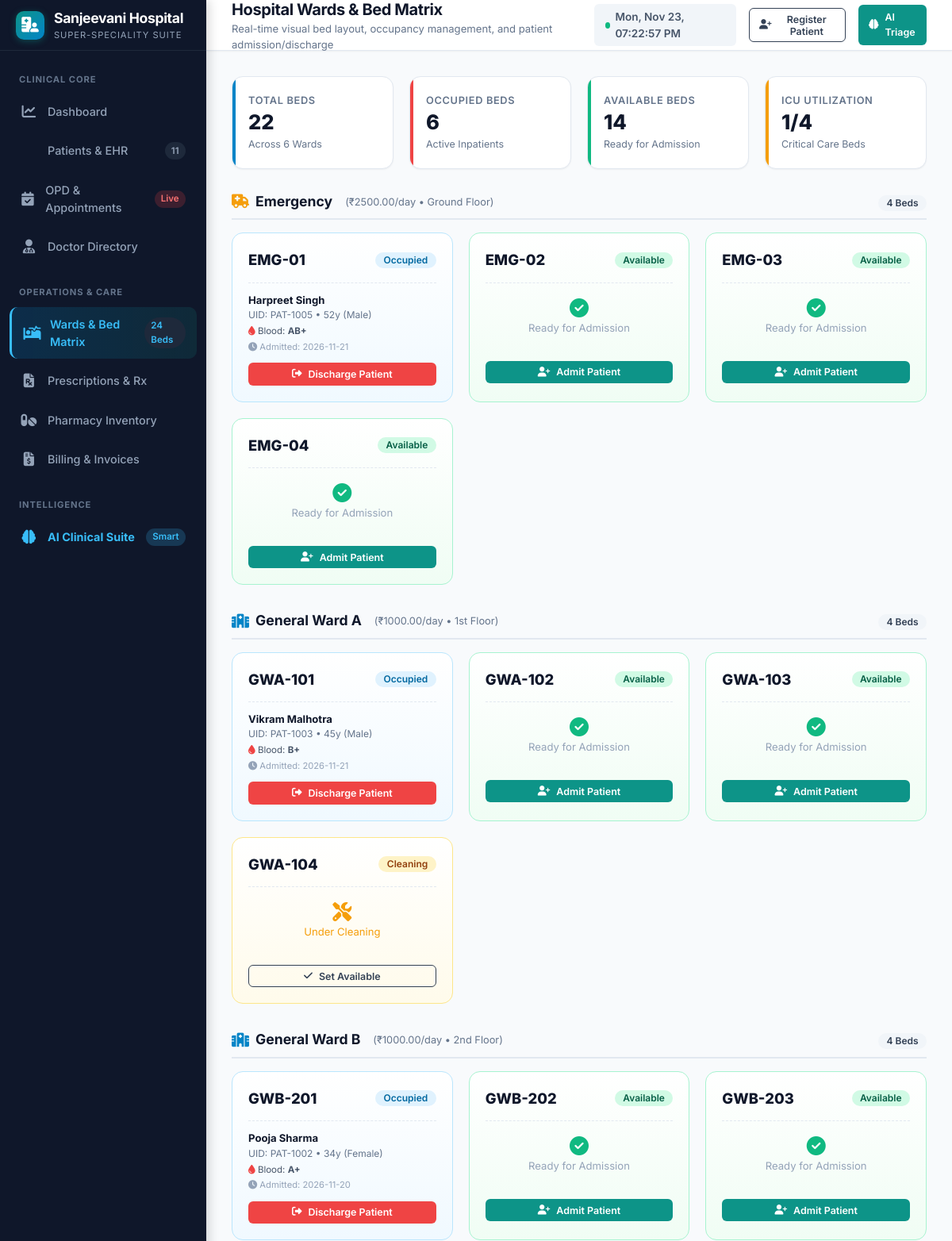
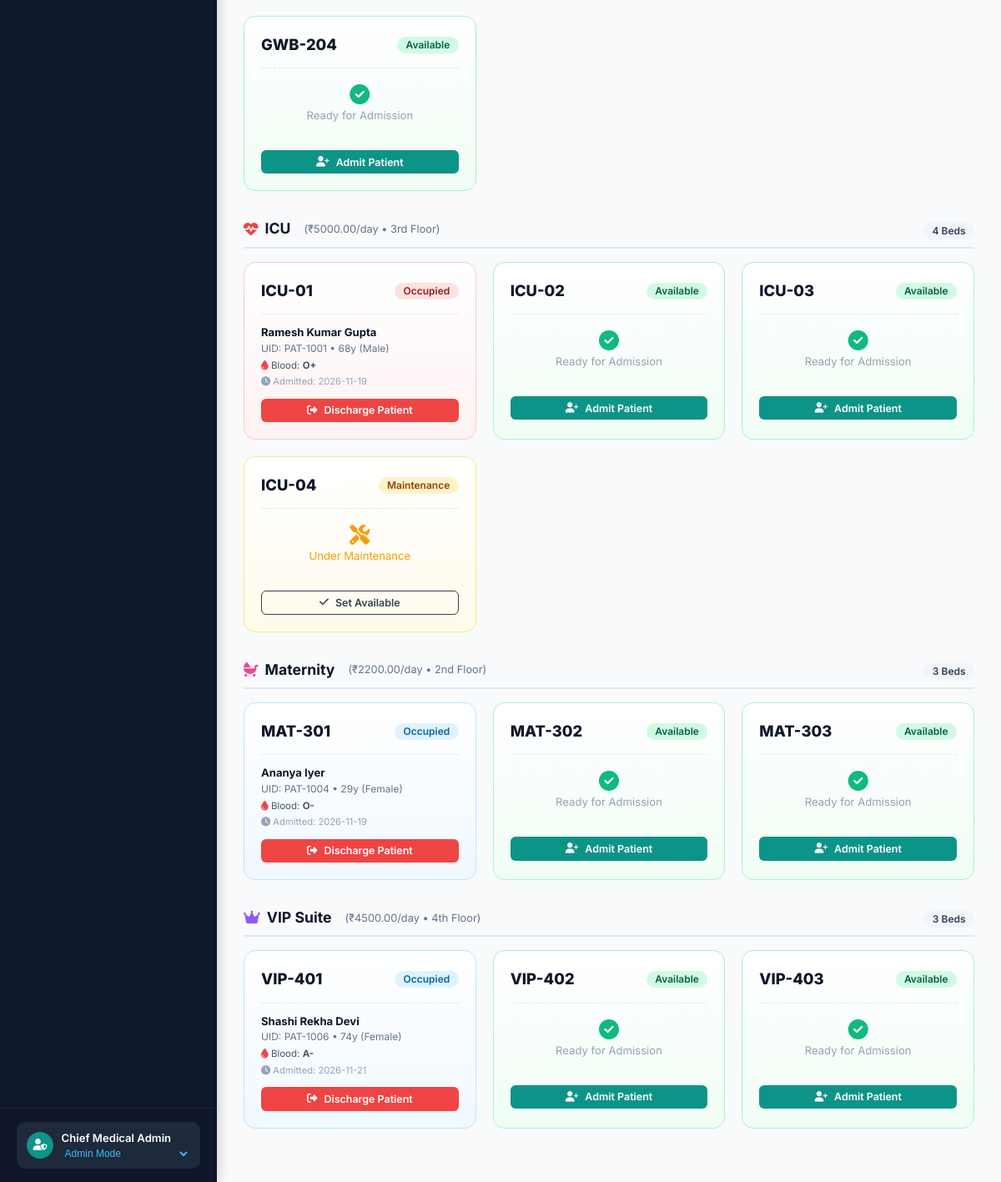
Before: /beds with the older database file (2 pictures, top to bottom).
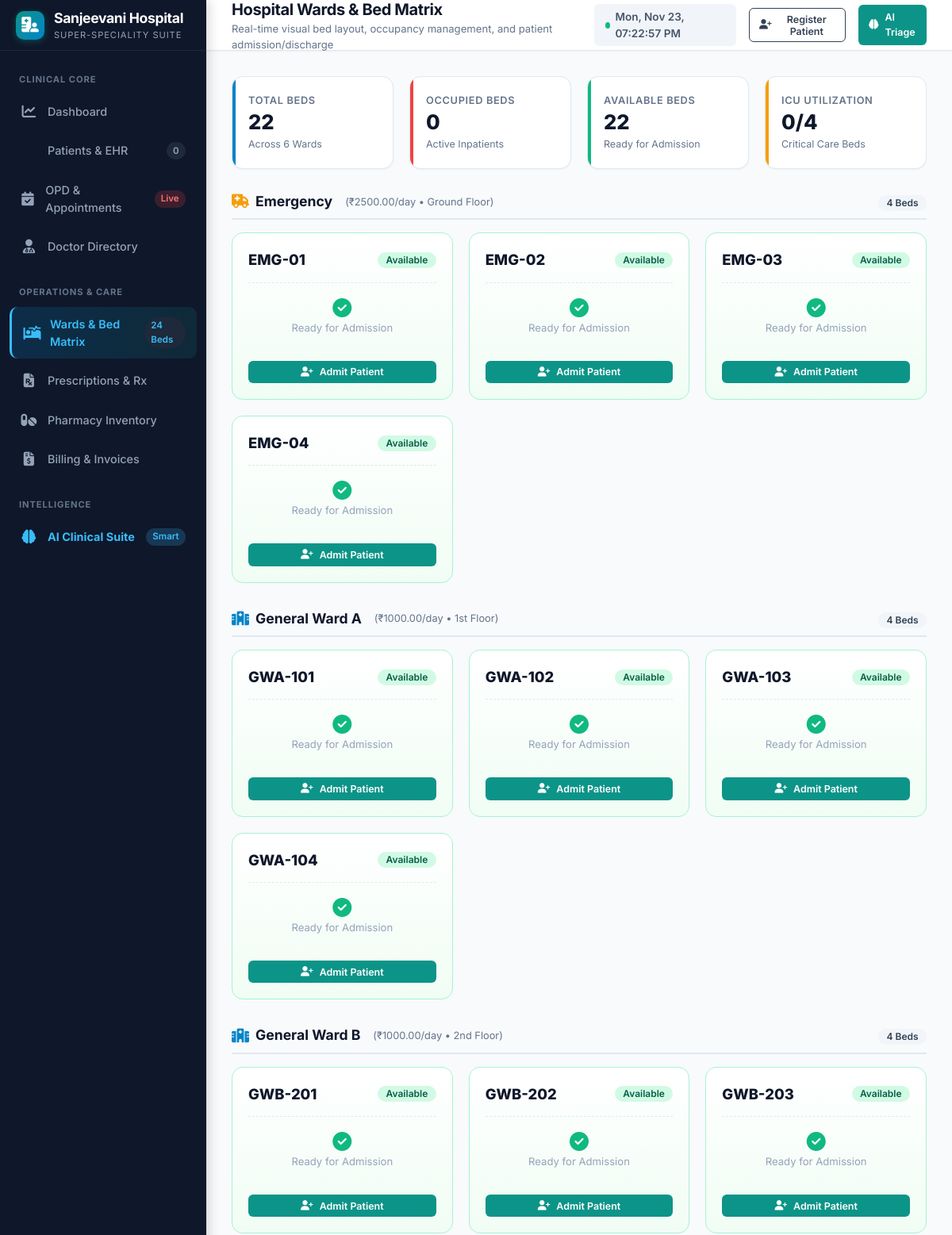
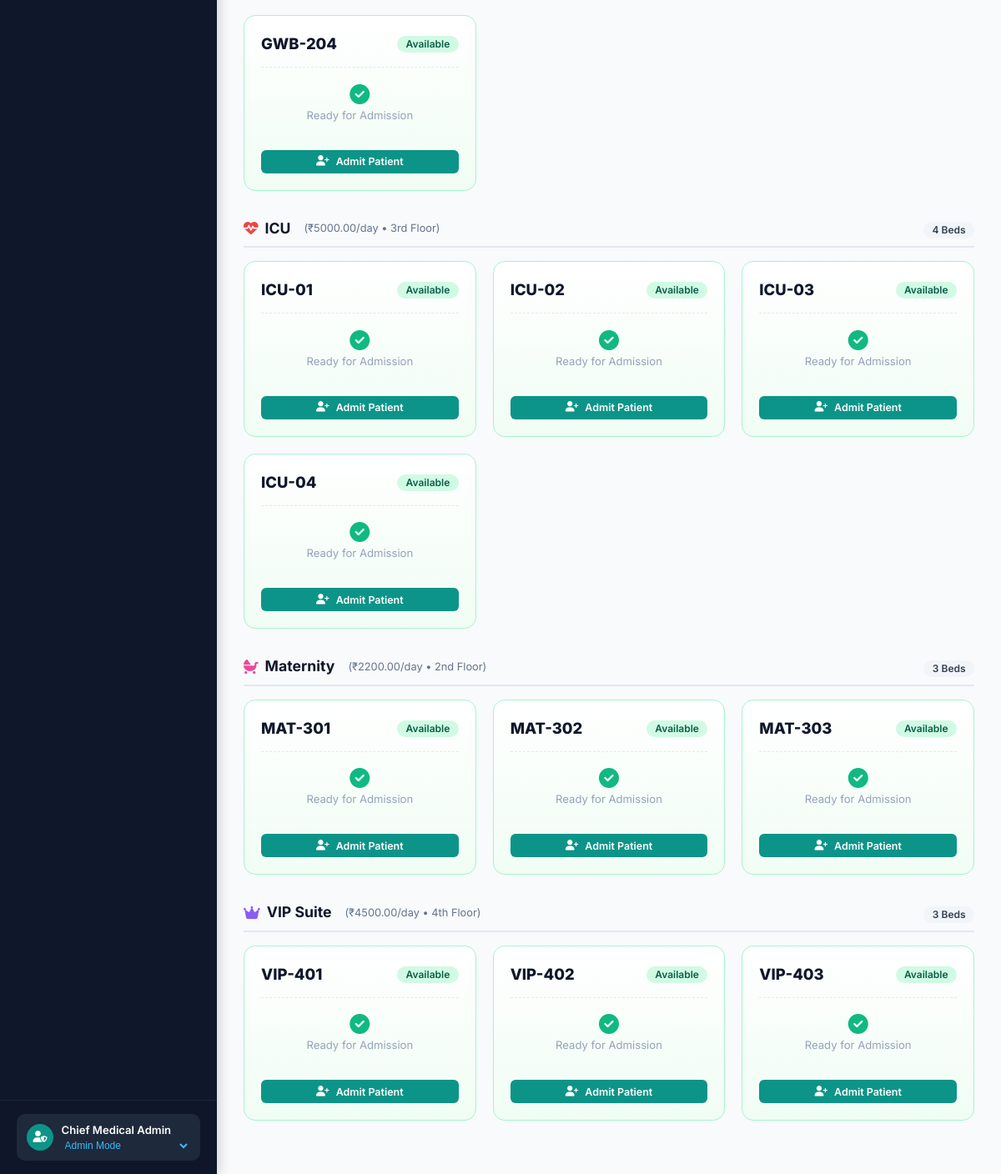
After: the same page with the newer database file (2 pictures, top to bottom).
### tables this page shows
CREATE TABLE beds (
        id INTEGER PRIMARY KEY AUTOINCREMENT,
        bed_number TEXT UNIQUE NOT NULL,
        ward TEXT NOT NULL, -- 'ICU', 'Emergency', 'General Ward A', 'General Ward B', 'Maternity', 'VIP Suite'
        floor TEXT,
        daily_rate REAL NOT NULL,
        status TEXT DEFAULT 'Available', -- 'Available', 'Occupied', 'Maintenance', 'Cleaning'
        patient_id INTEGER,
        admitted_at TIMESTAMP,
        FOREIGN KEY (patient_id) REFERENCES patients(id) ON DELETE SET NULL
    );

CREATE TABLE patients (
        id INTEGER PRIMARY KEY AUTOINCREMENT,
        patient_uid TEXT UNIQUE NOT NULL,
        name TEXT NOT NULL,
        age INTEGER NOT NULL,
        gender TEXT NOT NULL,
        blood_group TEXT,
        phone TEXT,
        email TEXT,
        address TEXT,
        emergency_contact_name TEXT,
        emergency_contact_phone TEXT,
        allergies TEXT,
        chronic_conditions TEXT,
        admission_status TEXT DEFAULT 'Outpatient', -- 'Outpatient', 'Admitted', 'Discharged', 'Emergency'
        bed_id INTEGER,
        created_at TIMESTAMP DEFAULT CURRENT_TIMESTAMP,
        FOREIGN KEY (bed_id) REFERENCES beds(id) ON DELETE SET NULL
    );

### app.py (the view)
@app.get("/beds", response_class=HTMLResponse)
async def beds_page(request: Request, ward: Optional[str] = None):
    beds = get_all_beds(ward_filter=ward or "")
    wards = {}
    for b in beds:
        w = b["ward"]
        if w not in wards:
            wards[w] = []
        wards[w].append(b)
    occupied_count = sum(1 for b in beds if b["status"] == "Occupied")
    available_count = sum(1 for b in beds if b["status"] == "Available")
    icu_total = sum(1 for b in beds if b["ward"] == "ICU")
    icu_occupied = sum(1 for b in beds if b["ward"] == "ICU" and b["status"] == "Occupied")
    all_p = get_all_patients()
    outpatients = [p for p in all_p if p["admission_status"] != "Admitted"]
    metrics = get_dashboard_metrics()
    return templates.TemplateResponse(
        request=request,
        name="beds.html",
        context={
            "active_page": "beds",
            "beds": beds,
            "wards": wards,
            "occupied_count": occupied_count,
            "available_count": available_count,
            "icu_total": icu_total,
            "icu_occupied": icu_occupied,
            "outpatient_list": outpatients,
            "total_patients": metrics["total_patients"]
        }
    )

### templates/beds.html (shortened to what this page needs)
{% extends "base.html" %}
{% block page_title %}Hospital Wards & Bed Matrix{% endblock %}
{% block page_subtitle %}Real-time visual bed layout, occupancy management, and patient admission/discharge{% endblock %}
{% block content %}
<div class="stats-grid" style="grid-template-columns: repeat(auto-fit, minmax(200px, 1fr));">
    <div class="stat-card blue">
        <div class="stat-content">
            <div class="stat-label">Total Beds</div>
            <div class="stat-value">{{ beds|length }}</div>
            <div class="stat-sub">Across 6 Wards</div>
        </div>
    </div>
    <div class="stat-card red">
        <div class="stat-content">
            <div class="stat-label">Occupied Beds</div>
            <div class="stat-value">{{ occupied_count }}</div>
            <div class="stat-sub">Active Inpatients</div>
        </div>
    </div>
    <div class="stat-card green">
        <div class="stat-content">
            <div class="stat-label">Available Beds</div>
            <div class="stat-value">{{ available_count }}</div>
            <div class="stat-sub">Ready for Admission</div>
        </div>
    </div>
    <div class="stat-card amber">
        <div class="stat-content">
            <div class="stat-label">ICU Utilization</div>
            <div class="stat-value">{{ icu_occupied }}/{{ icu_total }}</div>
            <div class="stat-sub">Critical Care Beds</div>
        </div>
    </div>
</div>
{% for ward_name, ward_beds in wards.items() %}
<div class="ward-section">
    <div class="ward-header">
        <div class="ward-title">
            {% if 'ICU' in ward_name %}
            <i class="fas fa-heartbeat" style="color:var(--danger);"></i>
            {% elif 'Emergency' in ward_name %}
            <i class="fas fa-ambulance" style="color:#f59e0b;"></i>
            {% elif 'VIP' in ward_name %}
            <i class="fas fa-crown" style="color:#8b5cf6;"></i>
            {% elif 'Maternity' in ward_name %}
            <i class="fas fa-baby-carriage" style="color:#ec4899;"></i>
            {% else %}
            <i class="fas fa-hospital-alt" style="color:var(--primary);"></i>
            {% endif %}
            <span>{{ ward_name }}</span>
            <span style="font-size:0.8rem; font-weight:normal; color:var(--slate-500); margin-left:8px;">
                (₹{{ "%.2f"|format(ward_beds[0].daily_rate) }}/day • {{ ward_beds[0].floor }})
            </span>
        </div>
        <div>
            <span class="badge badge-slate">{{ ward_beds|length }} Beds</span>
        </div>
    </div>
    <div class="beds-grid">
        {% for b in ward_beds %}
        <div class="bed-card {% if b.status == 'Available' %}available{% elif b.status == 'Occupied' %}{% if 'ICU' in ward_name %}icu-occupied{% else %}occupied{% endif %}{% else %}maintenance{% endif %}">
            <div class="bed-top">
                <div class="bed-number">{{ b.bed_number }}</div>
                <span class="badge {% if b.status == 'Available' %}badge-success{% elif b.status == 'Occupied' %}{% if 'ICU' in ward_name %}badge-danger{% else %}badge-primary{% endif %}{% else %}badge-warning{% endif %}">
                    {{ b.status }}
                </span>
            </div>
            {% if b.status == 'Occupied' and b.patient_name %}
            <div class="bed-patient-info">
                <div style="font-weight:700; color:var(--slate-900);">{{ b.patient_name }}</div>
                <div style="font-size:0.75rem; color:var(--slate-500);">
                    UID: {{ b.patient_uid }} • {{ b.patient_age }}y ({{ b.patient_gender }})
                </div>
                <div style="font-size:0.72rem; color:var(--slate-600); margin-top:3px;">
                    <i class="fas fa-tint" style="color:var(--danger);"></i> Blood: <strong>{{ b.patient_blood_group or 'N/A' }}</strong>
                </div>
                {% if b.admitted_at %}
                <div style="font-size:0.7rem; color:var(--slate-400); margin-top:2px;">
                    <i class="fas fa-clock"></i> Admitted: {{ b.admitted_at[:10] }}
                </div>
                {% endif %}
            </div>
            <div style="margin-top:0.75rem; display:flex; justify-content:space-between; align-items:center;">
                <button class="btn btn-danger btn-sm" style="width:100%;" onclick="dischargePatient({{ b.patient_id }})">
                    <i class="fas fa-sign-out-alt"></i> Discharge Patient
                </button>
            </div>
            {% elif b.status == 'Available' %}
            <div class="bed-patient-info" style="color:var(--slate-400); text-align:center; padding:1.2rem 0;">
                <i class="fas fa-check-circle" style="color:var(--success); font-size:1.5rem; margin-bottom:4px; display:block;"></i>
                Ready for Admission
            </div>
            <button class="btn btn-teal btn-sm" style="width:100%;" onclick="openAdmitModal({{ b.id }}, '{{ b.bed_number }}', '{{ b.ward }}')">
                <i class="fas fa-user-plus"></i> Admit Patient
            </button>
            {% else %}
            <div class="bed-patient-info" style="color:var(--warning); text-align:center; padding:1.2rem 0;">
                <i class="fas fa-tools" style="font-size:1.5rem; margin-bottom:4px; display:block;"></i>
                Under {{ b.status }}
            </div>
            <button class="btn btn-outline btn-sm" style="width:100%;" onclick="updateBedStatus({{ b.id }}, 'Available')">
                <i class="fas fa-check"></i> Set Available
            </button>
            {% endif %}
        </div>
        {% endfor %}
    </div>
</div>
{% endfor %}
{% endblock %}

### templates/base.html (shortened to what this page needs)
<!DOCTYPE html>
<html lang="en">
<head>
    <link rel="stylesheet" href="https://cdnjs.cloudflare.com/ajax/libs/font-awesome/6.5.1/css/all.min.css">
    <link rel="stylesheet" href="/static/css/styles.css">
</head>
<body>
    <div class="app-container">
        <aside class="sidebar">
            <div class="sidebar-header">
                <div class="brand-icon">
                    <i class="fas fa-hospital-user"></i>
                </div>
                <div>
                    <div class="brand-title">Sanjeevani Hospital</div>
                    <div class="brand-sub">Super-Speciality Suite</div>
                </div>
            </div>
            <nav class="sidebar-nav">
                <div class="nav-section-title">Clinical Core</div>
                <a href="/" class="nav-link {% if active_page == 'dashboard' %}active{% endif %}">
                    <i class="fas fa-chart-line"></i>
                    <span>Dashboard</span>
                </a>
                <a href="/patients" class="nav-link {% if active_page == 'patients' %}active{% endif %}">
                    <span>Patients & EHR</span>
                    <span class="nav-badge">{{ total_patients if total_patients is not none else 0 }}</span>
                </a>
                <a href="/appointments" class="nav-link {% if active_page == 'appointments' %}active{% endif %}">
                    <i class="fas fa-calendar-check"></i>
                    <span>OPD & Appointments</span>
                    <span class="nav-badge danger">Live</span>
                </a>
                <a href="/doctors" class="nav-link {% if active_page == 'doctors' %}active{% endif %}">
                    <i class="fas fa-user-md"></i>
                    <span>Doctor Directory</span>
                </a>
                <div class="nav-section-title" style="margin-top: 0.85rem;">Operations & Care</div>
                <a href="/beds" class="nav-link {% if active_page == 'beds' %}active{% endif %}">
                    <i class="fas fa-procedures"></i>
                    <span>Wards & Bed Matrix</span>
                    <span class="nav-badge">24 Beds</span>
                </a>
                <a href="/prescriptions" class="nav-link {% if active_page == 'prescriptions' %}active{% endif %}">
                    <i class="fas fa-file-prescription"></i>
                    <span>Prescriptions & Rx</span>
                </a>
                <a href="/pharmacy" class="nav-link {% if active_page == 'pharmacy' %}active{% endif %}">
                    <i class="fas fa-pills"></i>
                    <span>Pharmacy Inventory</span>
                </a>
                <a href="/billing" class="nav-link {% if active_page == 'billing' %}active{% endif %}">
                    <i class="fas fa-file-invoice-dollar"></i>
                    <span>Billing & Invoices</span>
                </a>
                <div class="nav-section-title" style="margin-top: 0.85rem;">Intelligence</div>
                <a href="/ai-tools" class="nav-link {% if active_page == 'ai-tools' %}active{% endif %}">
                    <i class="fas fa-brain" style="color: #38bdf8;"></i>
                    <span style="font-weight: 700; color: #38bdf8;">AI Clinical Suite</span>
                    <span class="nav-badge" style="background: rgba(56, 189, 248, 0.2); color: #38bdf8;">Smart</span>
                </a>
            </nav>
            <div class="sidebar-footer">
                <div class="role-switcher-box">
                    <div class="role-avatar">
                        <i class="fas fa-user-shield"></i>
                    </div>
                    <div class="role-info">
                        <div class="role-name" id="activeRoleName">Chief Medical Admin</div>
                        <div class="role-type">
                            <select id="roleSelect" style="background:transparent; border:none; color:#38bdf8; font-size:0.75rem; outline:none; cursor:pointer; width:100%;">
                                <option value="Chief Medical Admin" style="color:#000;">Admin Mode</option>
                            </select>
                        </div>
                    </div>
                </div>
            </div>
        </aside>
        <main class="main-wrapper">
            <header class="top-navbar">
                <div class="page-title-area">
                    <div>
                        <h1 class="page-title">{% block page_title %}Clinical Dashboard{% endblock %}</h1>
                        <p class="page-subtitle">{% block page_subtitle %}Real-time Hospital Operations & Health Telemetry{% endblock %}</p>
                    </div>
                </div>
                <div class="top-actions">
                    <div class="live-clock" id="liveClock">
                    </div>
                    {% block header_actions %}
                    <button class="btn btn-outline btn-sm" onclick="openModal('quickRegisterModal')">
                        <i class="fas fa-user-plus"></i> Register Patient
                    </button>
                    <a href="/ai-tools" class="btn btn-teal btn-sm">
                        <i class="fas fa-brain"></i> AI Triage
                    </a>
                    {% endblock %}
                </div>
            </header>
            <section class="content-body">
                {% block content %}{% endblock %}
            </section>
        </main>
    </div>
</body>
</html>

Changed rows visible on the page:
changed beds "EMG-01": status "Occupied" → "Available"; patient_name "Harpreet Singh" → (not shown); patient_uid "PAT-1005" → (not shown); patient_age "52" → (not shown); patient_gender "Male" → (not shown); blood_group "AB+" → (not shown); admitted_at "2026-11-21" → (not shown); patient_id 5 → empty (drawn); status "UID: • y ( ) Blood: Admitted: Discharge Patient" → "Ready for Admission Admit Patient"
changed beds "GWA-101": status "Occupied" → "Available"; patient_name "Vikram Malhotra" → (not shown); patient_uid "PAT-1003" → (not shown); patient_age "45" → (not shown); patient_gender "Male" → (not shown); blood_group "B+" → (not shown); admitted_at "2026-11-21" → (not shown); patient_id 3 → empty (drawn); status "UID: • y ( ) Blood: Admitted: Discharge Patient" → "Ready for Admission Admit Patient"
changed beds "GWA-104": status "Cleaning" → "Available"; status "Cleaning" → (not shown); status "Under Set Available" → "Ready for Admission Admit Patient"
changed beds "GWB-201": status "Occupied" → "Available"; patient_name "Pooja Sharma" → (not shown); patient_uid "PAT-1002" → (not shown); patient_age "34" → (not shown); patient_gender "Female" → (not shown); blood_group "A+" → (not shown); admitted_at "2026-11-20" → (not shown); patient_id 2 → empty (drawn); status "UID: • y ( ) Blood: Admitted: Discharge Patient" → "Ready for Admission Admit Patient"
changed beds "ICU-01": status "Occupied" → "Available"; patient_name "Ramesh Kumar Gupta" → (not shown); patient_uid "PAT-1001" → (not shown); patient_age "68" → (not shown); patient_gender "Male" → (not shown); blood_group "O+" → (not shown); admitted_at "2026-11-19" → (not shown); patient_id 1 → empty (drawn); status "UID: • y ( ) Blood: Admitted: Discharge Patient" → "Ready for Admission Admit Patient"
changed beds "ICU-04": status "Maintenance" → "Available"; status "Maintenance" → (not shown); status "Under Set Available" → "Ready for Admission Admit Patient"
changed beds "MAT-301": status "Occupied" → "Available"; patient_name "Ananya Iyer" → (not shown); patient_uid "PAT-1004" → (not shown); patient_age "29" → (not shown); patient_gender "Female" → (not shown); blood_group "O-" → (not shown); admitted_at "2026-11-19" → (not shown); patient_id 4 → empty (drawn); status "UID: • y ( ) Blood: Admitted: Discharge Patient" → "Ready for Admission Admit Patient"
changed beds "VIP-401": status "Occupied" → "Available"; patient_name "Shashi Rekha Devi" → (not shown); patient_uid "PAT-1006" → (not shown); patient_age "74" → (not shown); patient_gender "Female" → (not shown); blood_group "A-" → (not shown); admitted_at "2026-11-21" → (not shown); patient_id 6 → empty (drawn); status "UID: • y ( ) Blood: Admitted: Discharge Patient" → "Ready for Admission Admit Patient"
Other visible differences:
{{ total_patients if total_patients is not none else 0 }}: "11" → "0"
{{ occupied_count }}: "6" → "0"
{{ available_count }}: "14" → "22"
{{ icu_occupied }}: "1" → "0"
